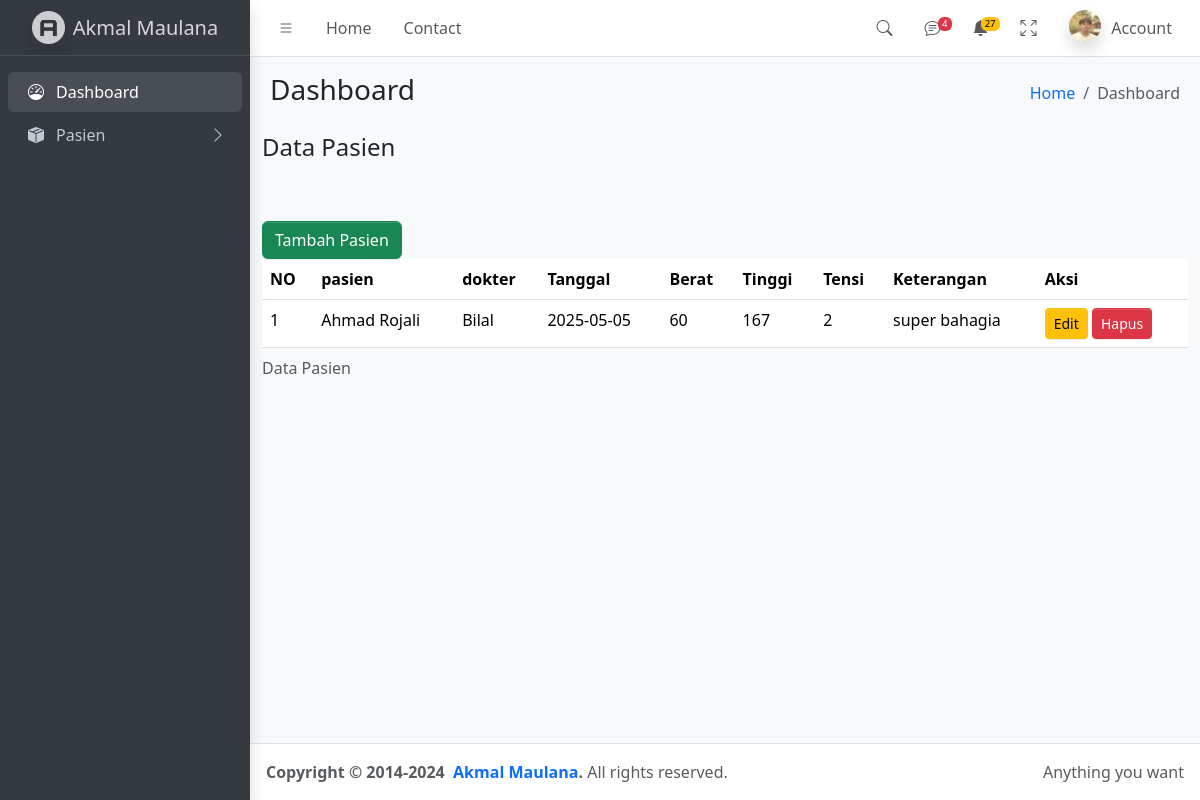
The app's page /TugasProjectUTS/data_periksa.php with its own data.
### tables this page shows
CREATE TABLE `periksa` (
  `id` int(11) NOT NULL,
  `tanggal` date NOT NULL,
  `berat` double NOT NULL,
  `tinggi` double NOT NULL,
  `tensi` varchar(20) NOT NULL,
  `keterangan` varchar(100) NOT NULL,
  `pasien_id` int(11) DEFAULT NULL,
  `dokter_id` int(11) DEFAULT NULL
);

CREATE TABLE `pasien` (
  `id` int(11) NOT NULL,
  `kode` varchar(8) NOT NULL,
  `nama` varchar(80) NOT NULL,
  `tmp_lahir` varchar(50) NOT NULL,
  `tgl_lahir` date NOT NULL,
  `gender` enum('L','P') NOT NULL,
  `idkelurahan` int(11) DEFAULT NULL,
  `email` varchar(80) NOT NULL,
  `alamat` text NOT NULL
);

CREATE TABLE `paramedik` (
  `id` int(11) NOT NULL,
  `nama` varchar(30) NOT NULL,
  `gender` char(1) NOT NULL,
  `tmp_lahir` varchar(50) NOT NULL,
  `tgl_lahir` date NOT NULL,
  `kategori` enum('Dokter','Perawat') NOT NULL,
  `telepon` varchar(20) NOT NULL,
  `alamat` varchar(100) NOT NULL,
  `idunit_kerja` int(11) DEFAULT NULL
);

### TugasProjectUTS/data_periksa.php (the view, shortened to what this page needs)
<?php
include_once 'top.php';
require_once 'dbkoneksi.php';
$rows = $dbh->query("
    SELECT
        periksa.*,
        pasien.nama AS nama_pasien,
        paramedik.nama AS nama_dokter
    FROM periksa
    JOIN pasien ON periksa.pasien_id = pasien.id
    JOIN paramedik ON periksa.dokter_id = paramedik.id
")->fetchAll(PDO::FETCH_ASSOC);
?>
 <div class="app-wrapper">
      <nav class="app-header navbar navbar-expand bg-body">
       <?php include_once 'menu.php'; ?>
      </nav>
      <aside class="app-sidebar bg-body-secondary shadow" data-bs-theme="dark">
        <div class="sidebar-brand">
          <a href="./index.html" class="brand-link">
            <img
              src="./dist/assets/img/AdminLTELogo.png"
              alt="AdminLTE Logo"
              class="brand-image opacity-75 shadow"
            />
            <span class="brand-text fw-light">Akmal Maulana</span>
          </a>
        </div>
        <div class="sidebar-wrapper">
          <?php include_once 'sidebar.php'; ?>
        </div>
      </aside>
      <main class="app-main">
        <div class="app-content-header">
          <div class="container-fluid">
            <div class="row">
              <div class="col-sm-6"><h3 class="mb-0">Dashboard</h3></div>
              <div class="col-sm-6">
                <ol class="breadcrumb float-sm-end">
                  <li class="breadcrumb-item"><a href="index.php">Home</a></li>
                  <li class="breadcrumb-item active" aria-current="page">Dashboard</li>
                </ol>
              </div>
            </div>
          </div>
        </div>
<div id="page-content-wrapper">
    <?php
        include_once 'menu.php';
    ?>
    <div class="container-fluid">
        <form method="post" action="nilai_siswa.php" class="form-horizontal">
<fieldset>
<legend>Data Pasien</legend>
<br><br><br>
<table class="table">
                    <caption>Data Pasien</caption>
                    <a href="form_periksa.php " class="btn btn-success">Tambah Pasien</a>
                        <thead>
                            <tr>
                                <th>NO</th>
                                <th>pasien</th>
                                <th>dokter</th>
                                <th>Tanggal</th>
                                <th>Berat</th>
                                <th>Tinggi</th>
                                <th>Tensi</th>
                                <th>Keterangan</th>
                                <th >Aksi</th>
                            </tr>
                        </thead>
                     <tbody>
                     <?php
                        $no = 1;
                        foreach ($rows as $row):
                        ?>
                        <tr>
                            <td><?= $no++; ?></td>
                            <td><?= $row['nama_pasien']; ?></td>
                            <td><?= $row['nama_dokter']; ?></td>
                            <td><?= $row['tanggal']; ?></td>
                            <td><?= $row['berat']; ?></td>
                            <td><?= $row['tinggi']; ?></td>
                            <td><?= $row['tensi']; ?></td>
                            <td><?= $row['keterangan']; ?></td>
                            <td>
                            <a href="form_periksa.php?id=<?= $row['id'] ?>" class="btn btn-warning btn-sm">Edit</a>
                            <a href="proses_periksa.php?proses=Hapus&idx=<?= $row['id'] ?>" class="btn btn-danger btn-sm" onclick="return confirm('Yakin ingin menghapus?')">Hapus</a>
                            </td>
                        </tr>
                        <?php endforeach; ?>
                        </tbody>
                    </table>
                </div>
            </div>
      </main>
      <footer class="app-footer">
        <div class="float-end d-none d-sm-inline">Anything you want</div>
        <strong>
          Copyright &copy; 2014-2024&nbsp;
          <a href="https://github.com/Mwlnnaa" class="text-decoration-none">Akmal Maulana</a>.
        </strong>
        All rights reserved.
      </footer>
    </div>
<?php
include_once 'bottom.php'
;
?>

### records on screen
periksa: pasien.nama "Ahmad Rojali", dokter.nama "Bilal", tanggal "2025-05-05", berat "60", tinggi "167", tensi "2", keterangan "super bahagia"
